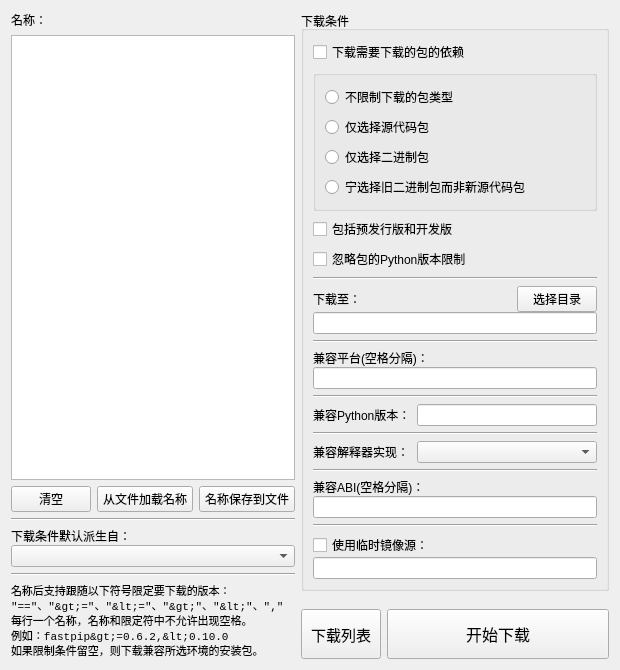
<?xml version="1.0" encoding="UTF-8"?>
<ui version="4.0">
 <class>pkgdload</class>
 <widget class="QWidget" name="pkgdload">
  <property name="windowModality">
   <enum>Qt::ApplicationModal</enum>
  </property>
  <property name="geometry">
   <rect>
    <x>0</x>
    <y>0</y>
    <width>620</width>
    <height>670</height>
   </rect>
  </property>
  <property name="font">
   <font>
    <family>Microsoft YaHei UI</family>
   </font>
  </property>
  <property name="windowTitle">
   <string>模块安装包下载器</string>
  </property>
  <layout class="QVBoxLayout" name="verticalLayout_14">
   <item>
    <layout class="QHBoxLayout" name="horizontalLayout_6">
     <item>
      <layout class="QVBoxLayout" name="verticalLayout_11">
       <item>
        <layout class="QVBoxLayout" name="verticalLayout_10">
         <item>
          <layout class="QVBoxLayout" name="verticalLayout_8">
           <item>
            <widget class="QLabel" name="label">
             <property name="toolTip">
              <string>需要下载的模块名称，每行一个名称。</string>
             </property>
             <property name="text">
              <string>名称：</string>
             </property>
            </widget>
           </item>
           <item>
            <widget class="QPlainTextEdit" name="pte_package_names">
             <property name="contextMenuPolicy">
              <enum>Qt::NoContextMenu</enum>
             </property>
             <property name="toolTip">
              <string>需要下载的模块名称，每行一个名称。</string>
             </property>
            </widget>
           </item>
          </layout>
         </item>
         <item>
          <layout class="QHBoxLayout" name="horizontalLayout_3" stretch="0,1,1">
           <item>
            <widget class="QPushButton" name="pb_clear_package_names">
             <property name="toolTip">
              <string>清空名称编辑区文字。</string>
             </property>
             <property name="text">
              <string>清空</string>
             </property>
            </widget>
           </item>
           <item>
            <widget class="QPushButton" name="pb_load_from_text">
             <property name="toolTip">
              <string>从文本文件加载名称到名称编辑区。</string>
             </property>
             <property name="text">
              <string>从文件加载名称</string>
             </property>
            </widget>
           </item>
           <item>
            <widget class="QPushButton" name="pb_save_as_text">
             <property name="toolTip">
              <string>将名称编辑区的文字保存到文本文件。</string>
             </property>
             <property name="text">
              <string>名称保存到文件</string>
             </property>
            </widget>
           </item>
          </layout>
         </item>
        </layout>
       </item>
       <item>
        <widget class="Line" name="line_7">
         <property name="orientation">
          <enum>Qt::Horizontal</enum>
         </property>
        </widget>
       </item>
       <item>
        <layout class="QVBoxLayout" name="verticalLayout_9">
         <property name="spacing">
          <number>0</number>
         </property>
         <item>
          <widget class="QLabel" name="label_8">
           <property name="toolTip">
            <string>下载安装包时需调用的Python环境。
右侧留空的下载条件，下载时会使用从此环境派生的条件。</string>
           </property>
           <property name="text">
            <string>下载条件默认派生自：</string>
           </property>
          </widget>
         </item>
         <item>
          <widget class="QComboBox" name="cmb_derived_from">
           <property name="toolTip">
            <string>下载安装包时需调用的Python环境。
右侧留空的下载条件，下载时会使用从此环境派生的条件。</string>
           </property>
          </widget>
         </item>
        </layout>
       </item>
       <item>
        <widget class="Line" name="line_8">
         <property name="orientation">
          <enum>Qt::Horizontal</enum>
         </property>
        </widget>
       </item>
       <item>
        <widget class="QLabel" name="label_2">
         <property name="font">
          <font>
           <family>Consolas</family>
           <pointsize>8</pointsize>
          </font>
         </property>
         <property name="text">
          <string>名称后支持跟随以下符号限定要下载的版本：
&quot;==&quot;、&quot;&gt;=&quot;、&quot;&lt;=&quot;、&quot;&gt;&quot;、&quot;&lt;&quot;、&quot;,&quot;
每行一个名称，名称和限定符中不允许出现空格。
例如：fastpip&gt;=0.6.2,&lt;0.10.0
如果限制条件留空，则下载兼容所选环境的安装包。</string>
         </property>
         <property name="wordWrap">
          <bool>true</bool>
         </property>
        </widget>
       </item>
      </layout>
     </item>
     <item>
      <layout class="QVBoxLayout" name="verticalLayout_13">
       <item>
        <widget class="QGroupBox" name="groupBox">
         <property name="title">
          <string>下载条件</string>
         </property>
         <layout class="QVBoxLayout" name="verticalLayout_12">
          <item>
           <layout class="QVBoxLayout" name="verticalLayout_7">
            <item>
             <widget class="QCheckBox" name="cb_download_deps">
              <property name="toolTip">
               <string>对于名称编辑区中的每一个需要下载的模块，是否同时下载模块的依赖库。</string>
              </property>
              <property name="text">
               <string>下载需要下载的包的依赖</string>
              </property>
             </widget>
            </item>
            <item>
             <widget class="QGroupBox" name="groupBox_2">
              <property name="title">
               <string/>
              </property>
              <layout class="QVBoxLayout" name="verticalLayout_6">
               <item>
                <layout class="QVBoxLayout" name="verticalLayout_5">
                 <item>
                  <widget class="QRadioButton" name="rb_unlimited">
                   <property name="toolTip">
                    <string>不限制下载二进制包或者源代码包。</string>
                   </property>
                   <property name="text">
                    <string>不限制下载的包类型</string>
                   </property>
                  </widget>
                 </item>
                 <item>
                  <widget class="QRadioButton" name="rb_no_binary">
                   <property name="toolTip">
                    <string>仅下载包的源代码安装包。</string>
                   </property>
                   <property name="text">
                    <string>仅选择源代码包</string>
                   </property>
                  </widget>
                 </item>
                 <item>
                  <widget class="QRadioButton" name="rb_only_binary">
                   <property name="toolTip">
                    <string>仅下载包的二进制安装包。</string>
                   </property>
                   <property name="text">
                    <string>仅选择二进制包</string>
                   </property>
                  </widget>
                 </item>
                 <item>
                  <widget class="QRadioButton" name="rb_prefer_binary">
                   <property name="toolTip">
                    <string>对于既有二进制安装包又有源代码安装包的模块，
如果较新版本没有发布二进制安装包，则宁愿下载较旧版本的二进制安装包。</string>
                   </property>
                   <property name="text">
                    <string>宁选择旧二进制包而非新源代码包</string>
                   </property>
                  </widget>
                 </item>
                </layout>
               </item>
              </layout>
             </widget>
            </item>
            <item>
             <widget class="QCheckBox" name="cb_include_pre">
              <property name="toolTip">
               <string>如果模块的最新版本是预发行版或者是开发版，
也下载这些版本，否则只下载模块的最新稳定版本。</string>
              </property>
              <property name="text">
               <string>包括预发行版和开发版</string>
              </property>
             </widget>
            </item>
            <item>
             <widget class="QCheckBox" name="cb_ignore_requires_python">
              <property name="toolTip">
               <string>对于那些对Python版本有限制要求的模块，是否忽略其限制要求。</string>
              </property>
              <property name="text">
               <string>忽略包的Python版本限制</string>
              </property>
             </widget>
            </item>
            <item>
             <widget class="Line" name="line">
              <property name="orientation">
               <enum>Qt::Horizontal</enum>
              </property>
             </widget>
            </item>
            <item>
             <layout class="QVBoxLayout" name="verticalLayout_2">
              <property name="spacing">
               <number>0</number>
              </property>
              <item>
               <layout class="QHBoxLayout" name="horizontalLayout_5" stretch="9,0">
                <item>
                 <widget class="QLabel" name="label_3">
                  <property name="toolTip">
                   <string>下载的模块安装包的保存路径。</string>
                  </property>
                  <property name="text">
                   <string>下载至：</string>
                  </property>
                 </widget>
                </item>
                <item>
                 <widget class="QPushButton" name="pb_save_to">
                  <property name="toolTip">
                   <string>选择下载的模块安装包的保存路径。</string>
                  </property>
                  <property name="text">
                   <string>选择目录</string>
                  </property>
                 </widget>
                </item>
               </layout>
              </item>
              <item>
               <widget class="QLineEdit" name="le_save_to">
                <property name="contextMenuPolicy">
                 <enum>Qt::NoContextMenu</enum>
                </property>
                <property name="toolTip">
                 <string>下载的模块安装包的保存路径。</string>
                </property>
               </widget>
              </item>
             </layout>
            </item>
            <item>
             <widget class="Line" name="line_2">
              <property name="orientation">
               <enum>Qt::Horizontal</enum>
              </property>
             </widget>
            </item>
            <item>
             <layout class="QVBoxLayout" name="verticalLayout">
              <property name="spacing">
               <number>0</number>
              </property>
              <item>
               <widget class="QLabel" name="label_4">
                <property name="toolTip">
                 <string>是否只下载兼容此处列出的平台的模块安装包。</string>
                </property>
                <property name="text">
                 <string>兼容平台(空格分隔)：</string>
                </property>
               </widget>
              </item>
              <item>
               <widget class="QLineEdit" name="le_platform">
                <property name="contextMenuPolicy">
                 <enum>Qt::NoContextMenu</enum>
                </property>
                <property name="toolTip">
                 <string>是否只下载兼容此处列出的平台的模块安装包。</string>
                </property>
               </widget>
              </item>
             </layout>
            </item>
            <item>
             <widget class="Line" name="line_3">
              <property name="orientation">
               <enum>Qt::Horizontal</enum>
              </property>
             </widget>
            </item>
            <item>
             <layout class="QHBoxLayout" name="horizontalLayout" stretch="0,9">
              <item>
               <widget class="QLabel" name="label_5">
                <property name="toolTip">
                 <string>是否只下载兼容此处列出的Python版本的模块安装包。</string>
                </property>
                <property name="text">
                 <string>兼容Python版本：</string>
                </property>
               </widget>
              </item>
              <item>
               <widget class="QLineEdit" name="le_python_version">
                <property name="minimumSize">
                 <size>
                  <width>180</width>
                  <height>0</height>
                 </size>
                </property>
                <property name="maximumSize">
                 <size>
                  <width>180</width>
                  <height>16777215</height>
                 </size>
                </property>
                <property name="contextMenuPolicy">
                 <enum>Qt::NoContextMenu</enum>
                </property>
                <property name="toolTip">
                 <string>是否只下载兼容此处列出的Python版本的模块安装包。</string>
                </property>
               </widget>
              </item>
             </layout>
            </item>
            <item>
             <widget class="Line" name="line_4">
              <property name="orientation">
               <enum>Qt::Horizontal</enum>
              </property>
             </widget>
            </item>
            <item>
             <layout class="QHBoxLayout" name="horizontalLayout_2" stretch="0,9">
              <item>
               <widget class="QLabel" name="label_6">
                <property name="toolTip">
                 <string>是否只下载兼容此处列出的Python实现的模块安装包。</string>
                </property>
                <property name="text">
                 <string>兼容解释器实现：</string>
                </property>
               </widget>
              </item>
              <item>
               <widget class="QComboBox" name="cmb_implementation">
                <property name="minimumSize">
                 <size>
                  <width>180</width>
                  <height>0</height>
                 </size>
                </property>
                <property name="maximumSize">
                 <size>
                  <width>180</width>
                  <height>16777215</height>
                 </size>
                </property>
                <property name="toolTip">
                 <string>是否只下载兼容此处列出的Python实现的模块安装包。</string>
                </property>
                <item>
                 <property name="text">
                  <string/>
                 </property>
                </item>
                <item>
                 <property name="text">
                  <string>无特定实现</string>
                 </property>
                </item>
                <item>
                 <property name="text">
                  <string>CPython</string>
                 </property>
                </item>
                <item>
                 <property name="text">
                  <string>Jython</string>
                 </property>
                </item>
                <item>
                 <property name="text">
                  <string>PyPy</string>
                 </property>
                </item>
                <item>
                 <property name="text">
                  <string>IronPython</string>
                 </property>
                </item>
               </widget>
              </item>
             </layout>
            </item>
            <item>
             <widget class="Line" name="line_5">
              <property name="orientation">
               <enum>Qt::Horizontal</enum>
              </property>
             </widget>
            </item>
            <item>
             <layout class="QVBoxLayout" name="verticalLayout_3">
              <property name="spacing">
               <number>0</number>
              </property>
              <item>
               <widget class="QLabel" name="label_7">
                <property name="toolTip">
                 <string>是否只下载兼容此处列出的Python ABI的模块安装包。</string>
                </property>
                <property name="text">
                 <string>兼容ABI(空格分隔)：</string>
                </property>
               </widget>
              </item>
              <item>
               <widget class="QLineEdit" name="le_abis">
                <property name="contextMenuPolicy">
                 <enum>Qt::NoContextMenu</enum>
                </property>
                <property name="toolTip">
                 <string>是否只下载兼容此处列出的Python ABI的模块安装包。</string>
                </property>
               </widget>
              </item>
             </layout>
            </item>
            <item>
             <widget class="Line" name="line_6">
              <property name="orientation">
               <enum>Qt::Horizontal</enum>
              </property>
             </widget>
            </item>
            <item>
             <layout class="QVBoxLayout" name="verticalLayout_4">
              <property name="spacing">
               <number>0</number>
              </property>
              <item>
               <widget class="QCheckBox" name="cb_use_index_url">
                <property name="toolTip">
                 <string>是否从临时镜像源下载安装包。
如果不勾选此选项，则默认从系统已设置的镜像源地址下载。</string>
                </property>
                <property name="text">
                 <string>使用临时镜像源：</string>
                </property>
               </widget>
              </item>
              <item>
               <widget class="QLineEdit" name="le_index_url">
                <property name="contextMenuPolicy">
                 <enum>Qt::NoContextMenu</enum>
                </property>
                <property name="toolTip">
                 <string>临时镜像源地址。</string>
                </property>
               </widget>
              </item>
             </layout>
            </item>
           </layout>
          </item>
         </layout>
        </widget>
       </item>
       <item>
        <spacer name="verticalSpacer">
         <property name="orientation">
          <enum>Qt::Vertical</enum>
         </property>
         <property name="sizeHint" stdset="0">
          <size>
           <width>20</width>
           <height>40</height>
          </size>
         </property>
        </spacer>
       </item>
       <item>
        <layout class="QHBoxLayout" name="horizontalLayout_4" stretch="0,1">
         <item>
          <widget class="QPushButton" name="pb_show_dl_list">
           <property name="minimumSize">
            <size>
             <width>0</width>
             <height>50</height>
            </size>
           </property>
           <property name="font">
            <font>
             <family>Microsoft YaHei UI</family>
             <pointsize>11</pointsize>
            </font>
           </property>
           <property name="text">
            <string>下载列表</string>
           </property>
          </widget>
         </item>
         <item>
          <widget class="QPushButton" name="pb_start_download">
           <property name="minimumSize">
            <size>
             <width>0</width>
             <height>50</height>
            </size>
           </property>
           <property name="palette">
            <palette>
             <active>
              <colorrole role="ButtonText">
               <brush brushstyle="SolidPattern">
                <color alpha="255">
                 <red>0</red>
                 <green>0</green>
                 <blue>255</blue>
                </color>
               </brush>
              </colorrole>
             </active>
             <inactive>
              <colorrole role="ButtonText">
               <brush brushstyle="SolidPattern">
                <color alpha="255">
                 <red>0</red>
                 <green>0</green>
                 <blue>0</blue>
                </color>
               </brush>
              </colorrole>
             </inactive>
             <disabled>
              <colorrole role="ButtonText">
               <brush brushstyle="SolidPattern">
                <color alpha="255">
                 <red>120</red>
                 <green>120</green>
                 <blue>120</blue>
                </color>
               </brush>
              </colorrole>
             </disabled>
            </palette>
           </property>
           <property name="font">
            <font>
             <family>Microsoft YaHei UI</family>
             <pointsize>12</pointsize>
            </font>
           </property>
           <property name="text">
            <string>开始下载</string>
           </property>
          </widget>
         </item>
        </layout>
       </item>
      </layout>
     </item>
    </layout>
   </item>
  </layout>
 </widget>
 <resources/>
 <connections/>
</ui>
